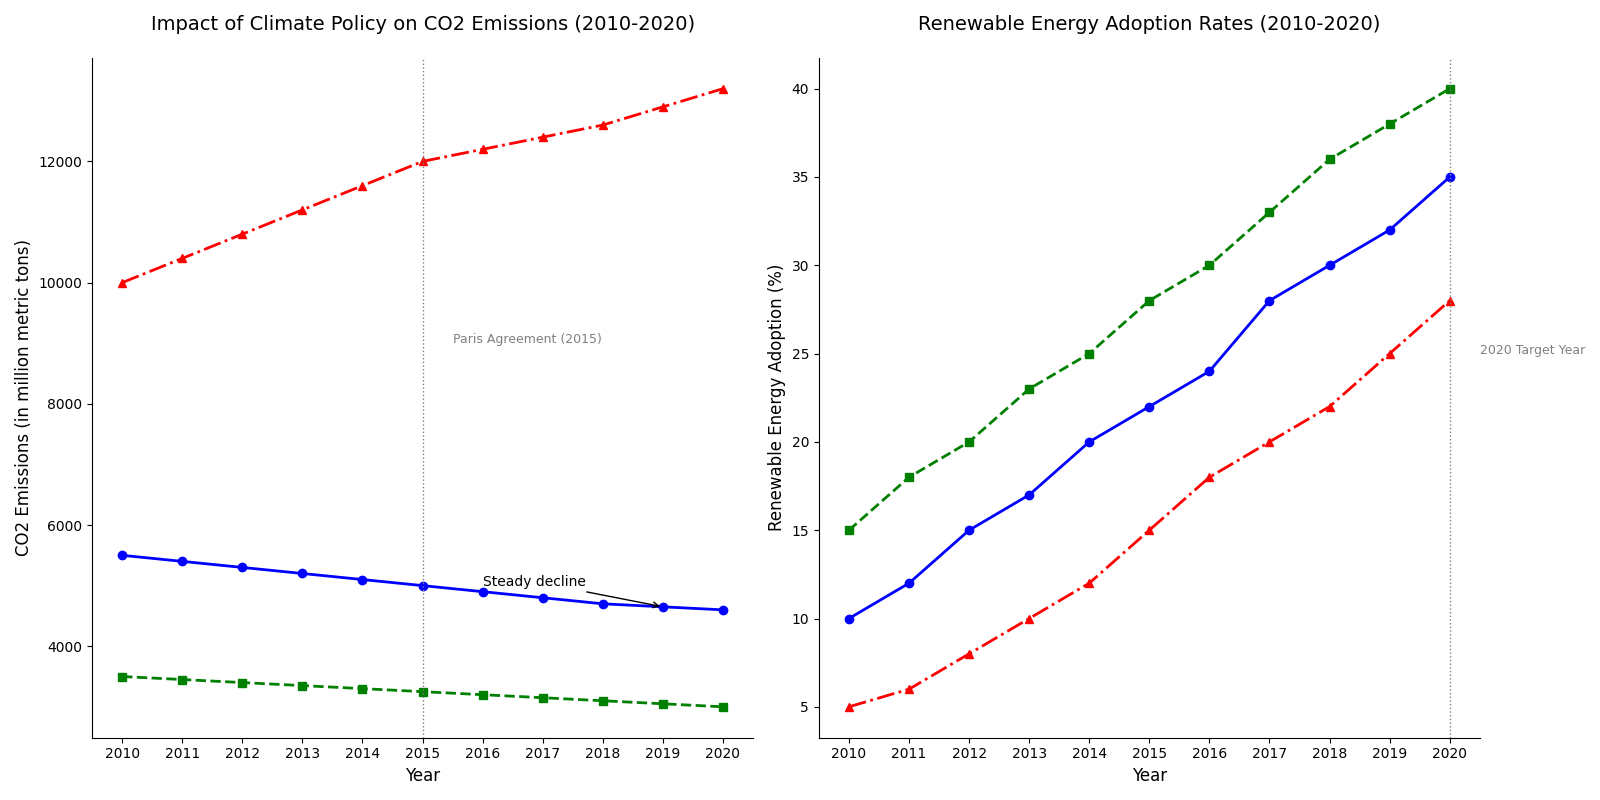

The Python source for this figure:
import matplotlib.pyplot as plt
import numpy as np

# Define the years for the dataset
years = np.arange(2010, 2021)

# Define cumulative CO2 emissions (in million metric tons) over the years for three regions
north_america_co2 = [5500, 5400, 5300, 5200, 5100, 5000, 4900, 4800, 4700, 4650, 4600]
europe_co2 = [3500, 3450, 3400, 3350, 3300, 3250, 3200, 3150, 3100, 3050, 3000]
asia_co2 = [10000, 10400, 10800, 11200, 11600, 12000, 12200, 12400, 12600, 12900, 13200]

# Define renewable energy adoption rates (%) over the years for the same regions
north_america_renew = [10, 12, 15, 17, 20, 22, 24, 28, 30, 32, 35]
europe_renew = [15, 18, 20, 23, 25, 28, 30, 33, 36, 38, 40]
asia_renew = [5, 6, 8, 10, 12, 15, 18, 20, 22, 25, 28]

# Create subplots
fig, (ax1, ax2) = plt.subplots(1, 2, figsize=(16, 8))

# Plot for CO2 emissions
ax1.plot(years, north_america_co2, color='blue', marker='o', linestyle='-', linewidth=2)
ax1.plot(years, europe_co2, color='green', marker='s', linestyle='--', linewidth=2)
ax1.plot(years, asia_co2, color='red', marker='^', linestyle='-.', linewidth=2)

# Mark important policies
ax1.axvline(x=2015, color='grey', linestyle=':', linewidth=1)
ax1.text(2015.5, 9000, 'Paris Agreement (2015)', fontsize=9, color='grey')

# Set titles and labels for the CO2 emissions plot
ax1.set_title("Impact of Climate Policy on CO2 Emissions (2010-2020)", fontsize=14, pad=20)
ax1.set_xlabel("Year", fontsize=12)
ax1.set_ylabel("CO2 Emissions (in million metric tons)", fontsize=12)
ax1.set_xticks(years)
ax1.spines['top'].set_linewidth(0)
ax1.spines['right'].set_linewidth(0)

# Annotate the North America data
ax1.annotate('Steady decline', xy=(2019, 4650), xytext=(2016, 5000),
             arrowprops=dict(facecolor='black', arrowstyle='->'), fontsize=10)

# Plot for renewable energy adoption rates
ax2.plot(years, north_america_renew, color='blue', marker='o', linestyle='-', linewidth=2)
ax2.plot(years, europe_renew, color='green', marker='s', linestyle='--', linewidth=2)
ax2.plot(years, asia_renew, color='red', marker='^', linestyle='-.', linewidth=2)

# Set titles and labels for the renewable energy plot
ax2.set_title("Renewable Energy Adoption Rates (2010-2020)", fontsize=14, pad=20)
ax2.set_xlabel("Year", fontsize=12)
ax2.set_ylabel("Renewable Energy Adoption (%)", fontsize=12)
ax2.set_xticks(years)
ax2.spines['top'].set_linewidth(0)
ax2.spines['right'].set_linewidth(0)

# Highlight the target year 2020 in the renewable energy plot
ax2.axvline(x=2020, color='grey', linestyle=':', linewidth=1)
ax2.text(2020.5, 25, '2020 Target Year', fontsize=9, color='grey')

# Automatically adjust layout for clarity and fit
plt.tight_layout()

# Display the plot
plt.show()
